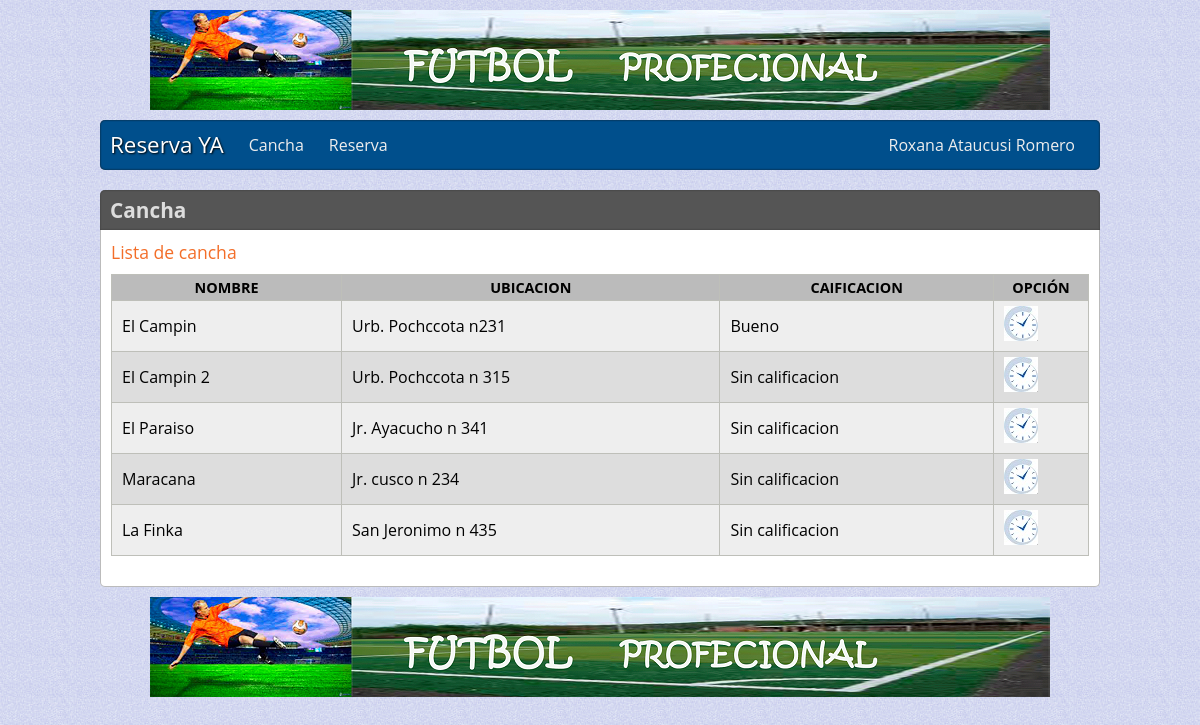
The app's page /reserva/cancha/listarCancha (signed in) with its own data.
### tables this page shows
CREATE TABLE IF NOT EXISTS `cancha` (
  `id` int(11) NOT NULL AUTO_INCREMENT,
  `nombre` varchar(45) NOT NULL,
  `ubicacion` varchar(45) NOT NULL,
  `admin_id` int(11) NOT NULL,
  `calificacion` int(11) DEFAULT NULL,
  PRIMARY KEY (`id`),
  KEY `fk_cancha_usuario1_idx` (`admin_id`)
);

### reserva/controladores/canchaControlador.php (called while the page is built, shortened)
<?php
class canchaControlador extends Controlador {
    public function listarCancha() {
        $this->_modelo = $this->getModelo('cancha');
        $this->_vista->dato = $this->_modelo->listarCancha();
        $this->_vista->titulo = 'Lista de cancha';
        $this->_vista->renderizar('listarCan');
        $this->_vista->setJs('cancha');
        $this->_vista->renderizar('listarCan');
    }
}

### reserva/index.php (called while the page is built, shortened)
<?php
try {
    require_once RAIZ . 'aplicacion' . SD . 'Vista.php';
    require_once RAIZ . 'aplicacion' . SD . 'Bd.php';
    Lanzador::ejecutar(new Peticion);
} catch (Exception $e) {
    echo $e->getMessage();
}

### reserva/aplicacion/Bd.php (called while the page is built, shortened)
<?php
class Bd {
    private $_mysqli;
    private $_result;
    private function __construct($bd_host, $bd_user, $bd_pass, $bd_name) {
        $this->_mysqli = new mysqli($bd_host, $bd_user, $bd_pass, $bd_name);
        $this->_mysqli->set_charset('utf8');
    }
    private function _query($sql, $parametros) {
        $this->_result = $this->_mysqli->query($this->_prepare($sql, $parametros));
    }
    private function _fetchArray() {
        $rows = array();
        while ($row = $this->_result->fetch_array(MYSQLI_ASSOC)) {
            $rows[] = $row;
        }
        return $rows;
    }
    private function _prepare($sql, $parametros) {
        for ($i = 0; $i < count($parametros); $i++) {
            if (is_bool($parametros[$i])) {
                $parametros[$i] = $parametros[$i] ? 1 : 0;
            } elseif (is_double($parametros[$i])) {
                $parametros[$i] = str_replace(',', '.', $parametros[$i]);
            } elseif (is_null($parametros[$i])) {
                $parametros[$i] = 'NULL';
            } else {
                $parametros[$i] = "'" . $this->_escape($parametros[$i]) . "'";
            }
        }
        $_sql = preg_replace_callback("/(\?)/i", array($this, "_reemplazar"), $sql);
        return $_sql;
    }
    public function getArray($sql, $parametros = array()) {
        $this->_query($sql, $parametros);
        $all = $this->_fetchArray();
        if ($all) {
            return $all;
        }
        return FALSE;
    }
}

### reserva/modelos/canchaModelo.php (called while the page is built, shortened)
<?php
class canchaModelo extends Modelo {
    public function listarCancha() {
        return $this->_bd->getArray('SELECT * FROM cancha');
    }
}

### reserva/vistas/cancha/listarCan.phtml (the view, shortened to what this page needs)
<div class="login_head">
    <h2>Cancha</h2>
</div>
<div class="login_body">
    <h3><?php echo $this->titulo ?></h3>
    <?php if ($this->dato) : ?>
        <table class="tabla">
            <tr><th>Nombre</th><th>Ubicacion</th><th>Caificacion</th><th class="opc3">Opción</th></tr>
                    <?php for ($i = 0; $i < count($this->dato); $i++) : ?>
                <tr>
                    <td><?php echo $this->dato[$i]['nombre'] ?></td>
                    <td><?php echo $this->dato[$i]['ubicacion'] ?></td>
                    <td><?php if ($this->dato[$i]['calificacion'] == 1):?> <?php echo "muy malo"?>
                        <?php elseif ($this->dato[$i]['calificacion'] == 2):?> <?php echo "Malo"?>
                        <?php elseif ($this->dato[$i]['calificacion'] == 3):?> <?php echo "Regular"?>
                        <?php elseif ($this->dato[$i]['calificacion'] == 4):?> <?php echo "Bueno"?>
                        <?php elseif ($this->dato[$i]['calificacion'] == 5):?> <?php echo "Muy bueno"?>
                        <?php else:  echo "Sin calificacion"?></td>
                        <?php endif; ?>
                    <td>
                        <a href="reserva/nueva/<?php echo $this->dato[$i]['id'] ?>">
                            <img src="<?php echo $this->_plantilla ?>img/res.jpg" title="Hacer reserva"></a>
                    </td>
                </tr>
            <?php endfor; ?>
        </table>
    <?php else: ?>
        <p>No hay registros</p>
    <?php endif; ?>
</div>

### reserva/vistas/_plantilla/css/plantilla.css (style rules this page uses)
* { margin: 0; padding: 0; }
html { font-size: 62.5%; }
body { font-size: 1.6em; font-family: 'Open Sans',"Helvetica Neue",Helvetica,Arial,sans-serif; background: url(../img/bg1.jpg); }
a { text-decoration: none; color: #1D90E9; }
.login_head { background: #555; border-radius: 5px 5px 0 0; padding: 0 10px; color: #ddd; box-shadow: inset 0 0 2px 0 #333; }
.login_body { background: #fff; padding: 10px; border-radius: 0 0 5px 5px; border: 1px solid #bbb; border-top: none }
h2 { float: left; font-size: 1.3em; line-height: 40px; }
h3 { font-size: 1.1em; padding-bottom: 10px; color: #F36E29; font-weight: normal; }
.tabla { border: 1px solid #BEBFB9; width: 100%; border-spacing: 0; border-collapse: collapse; margin-bottom: 20px; }
.tabla tr { background: #ddd; }
.tabla th { background: #bbb; border: 1px solid #BEBFB9; padding: 3px 10px; text-transform: uppercase; font-size: .9em; font-weight: bold; word-break: break-all; }
.tabla td { padding: 5px 10px; word-break: break-all; border: 1px solid #BEBFB9; }
.tabla .opc3 { width: 74px; }
.tabla tr:nth-child(2n) { background: #EEE; }

### records on screen
cancha: nombre "El Campin", ubicacion "Urb. Pochccota n231", calificacion "Bueno"
cancha: nombre "El Campin 2", ubicacion "Urb. Pochccota n 315", shows "Sin calificacion"
cancha: nombre "El Paraiso", ubicacion "Jr. Ayacucho n 341", shows "Sin calificacion"
cancha: nombre "Maracana", ubicacion "Jr. cusco n 234", shows "Sin calificacion"
cancha: nombre "La Finka", ubicacion "San Jeronimo n 435", shows "Sin calificacion"

### other values on screen
Sesion::get('nombre') "Roxana Ataucusi Romero"
$this->titulo "Lista de cancha"
